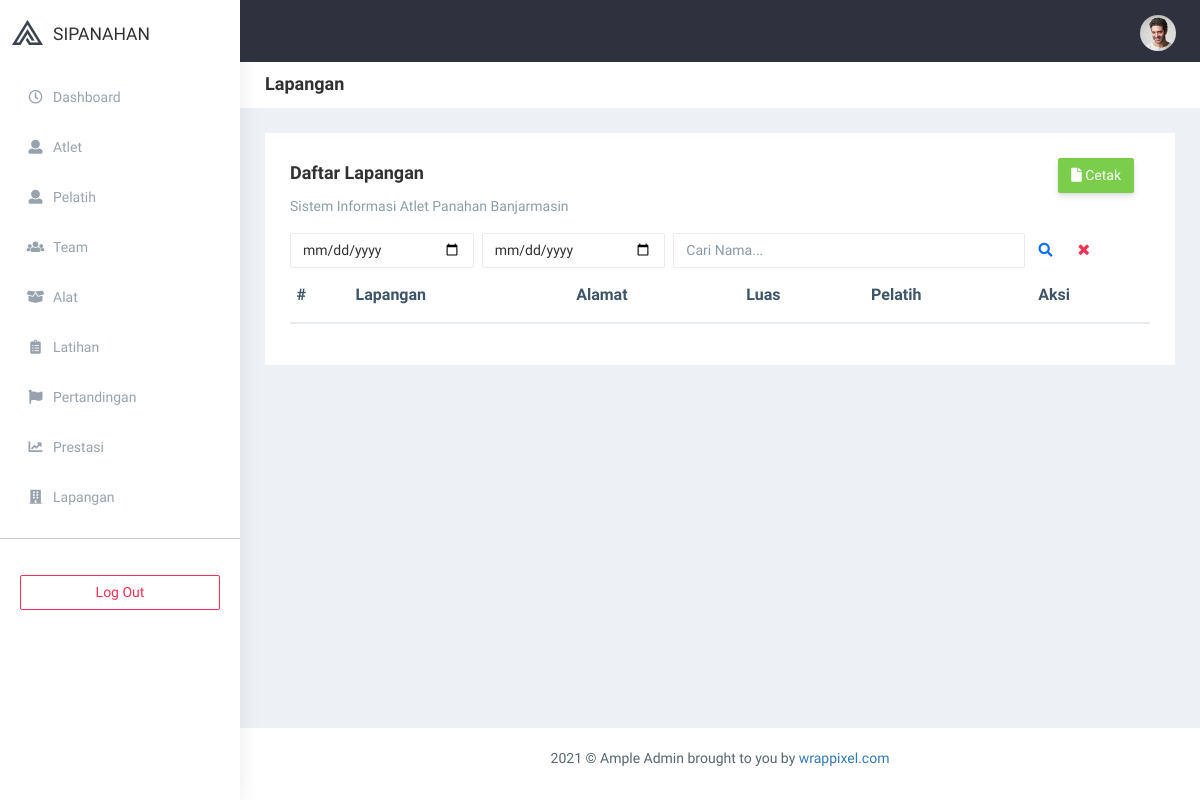
Before: /index.php/lapangan with the older database file.
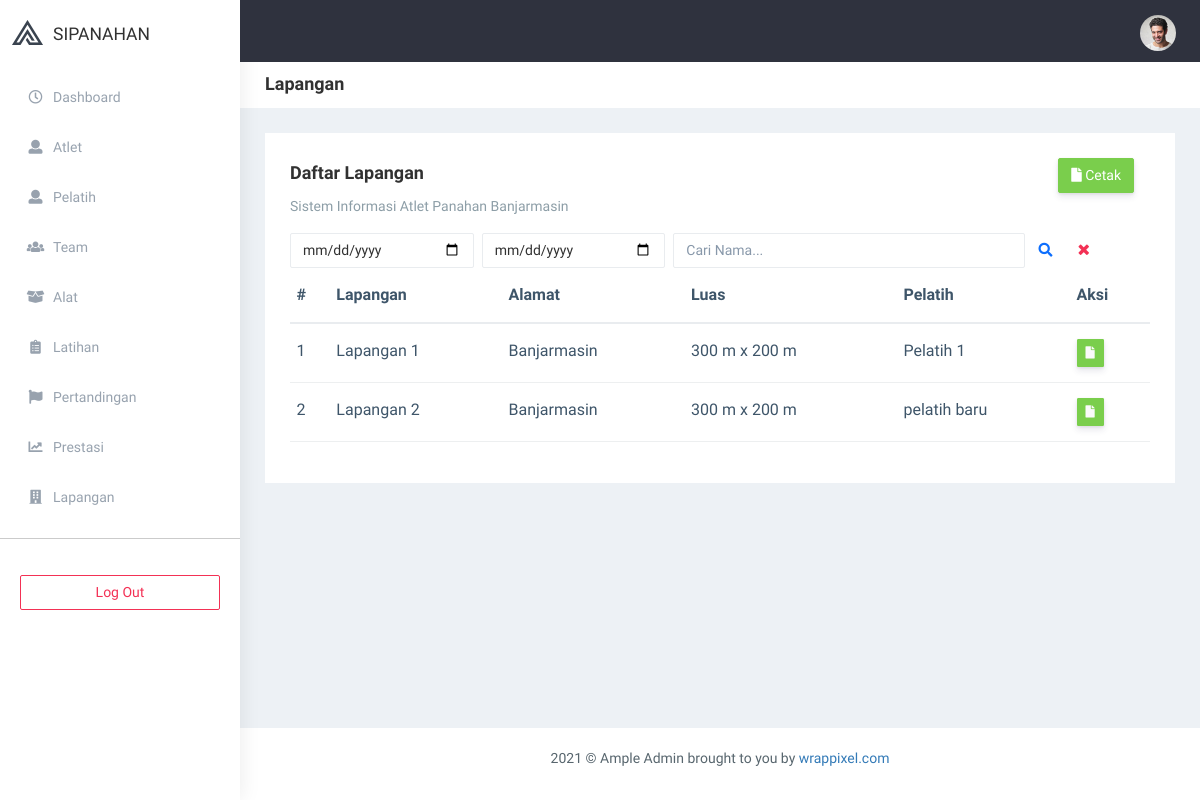
After: the same page with the newer database file.
### tables this page shows
CREATE TABLE `lapangan` (
  `id` int(11) NOT NULL,
  `lapangan` varchar(255) NOT NULL,
  `alamat` text NOT NULL,
  `luas` varchar(255) NOT NULL,
  `user_id` int(11) NOT NULL
);

CREATE TABLE `users` (
  `id` int(11) NOT NULL,
  `nama` varchar(50) NOT NULL,
  `email` varchar(100) NOT NULL,
  `telepon` varchar(255) DEFAULT NULL,
  `alamat` text DEFAULT NULL,
  `username` varchar(100) NOT NULL,
  `password` varchar(255) NOT NULL,
  `level` int(11) NOT NULL,
  `status` int(11) NOT NULL,
  `tim_id` int(11) DEFAULT NULL,
  `image` varchar(100) NOT NULL,
  `reset_password` text DEFAULT NULL
);

### application/controllers/Lapangan.php (called while the page is built, shortened)
<?php
class Lapangan extends CI_Controller {
	function __construct() {
        $this->load->model(['m_app']);
    }
    public function index() {
        $var    = [
            'page'  =>  'admin/lapangan',
            'title' =>  'Lapangan',
            'lapangan'   =>  $this->m_app->getLapangan()->result(),
            'user'  =>  $this->m_app->getAnggota()->result(),
            'tingkat' => ['Kecamatan', 'Kabupaten / Kota', 'Provinsi', 'Nasional'],
        ];
        $this->load->view('layout/admin', $var);
    }
}

### index.php (called while the page is built, shortened)
<?php
require_once BASEPATH.'core/CodeIgniter.php';

### application/models/M_app.php (called while the page is built, shortened)
<?php defined('BASEPATH') OR exit('No direct script access allowed');
class M_app extends CI_Model {
    function getAnggota($var = null, $tim = null) {
        $this->db->select('users.*, tim.id AS tim_id, tim.tim');
        $this->db->from('users');
        $this->db->join('tim', 'tim.id = users.tim_id');
        $this->db->where('level', 3);
        $this->db->order_by('id', 'DESC');
    	return $this->db->get();
    }
    function getKehadiran($var = null, $user_id = null) {
        $this->db->select('kehadiran.*, users.id AS user_id, users.nama, latihan.id AS latihan_id, latihan.tempat');
        $this->db->from('kehadiran');
        if ($var != null) {
            $this->db->where('kehadiran.latihan_id', $var);
        }
        $this->db->order_by('id', 'DESC');
        $this->db->join('users', 'users.id = kehadiran.user_id');
        $this->db->join('latihan', 'latihan.id = kehadiran.latihan_id');
    	return $this->db->get();
    }
    public function getLapangan() {
        $this->db->select('lapangan.*, users.id AS user_id, users.nama');
        $this->db->join('users', 'users.id = lapangan.user_id');
        $this->db->from('lapangan');
        return $this->db->get();
    }
}

### application/views/admin/lapangan.php (the view, shortened to what this page needs)
<div class="row">
    <div class="col-sm-12">
        <div class="white-box">
            <div class="row">
                <div class="col-md-6">
                    <h3 class="box-title">Daftar <?= $title ?></h3>
                    <p class="text-muted">Sistem Informasi Atlet Panahan Banjarmasin</p>
                </div>
                <div class="col-md-6 text-right" >
                    <form role="search" action="<?= site_url('export/prestasi') ?>" method="get" class="">
                        <button type="submit" class="btn btn-success text-white mr-3"><i class="fa fa-file" aria-hidden="true"></i> Cetak</button>
                    </form>
                </div>
                <div class="col-md-12">
                    <form role="search" action="<?php echo site_url('prestasi')?>" method="get" class="app-search d-flex me-5">
                        <input type="date" value="<?php echo (!empty($_GET['a'])) ? $_GET['a'] : '' ?>" name="a" class="form-control mt-0 w-50 mr-2">
                        <input type="date" value="<?php echo (!empty($_GET['b'])) ? $_GET['b'] : '' ?>" name="b" class="form-control mt-0 w-50 mr-2">
                        <input type="text" placeholder="Cari Nama..." value="<?php echo (!empty($_GET['search'])) ? $_GET['search'] : '' ?>" name="search" class="form-control mt-0">
                        <button type="submit" class="btn btn-link"><i class="fa fa-search"></i></button>
                        <a name="" id="" class="btn btn-link text-danger" href="<?php echo site_url('prestasi')?>" role="button"><i class="fa fa-times"></i></a>
                    </form>
                </div>
            </div>
            <div class="table-responsive">
                <table class="table text-nowrap">
                    <thead>
                        <tr>
                            <th class="border-top-0">#</th>
                            <th class="border-top-0">Lapangan</th>
                            <th class="border-top-0">Alamat</th>
                            <th class="border-top-0">Luas</th>
                            <th class="border-top-0">Pelatih</th>
                            <th class="border-top-0">Aksi</th>
                        </tr>
                    </thead>
                    <tbody>
                    <?php foreach ($lapangan as $x => $data):?>
                        <tr>
                            <td><?= $x+1 ?></td>
                            <td><?= $data->lapangan ?></td>
                            <td><?= $data->alamat ?></td>
                            <td><?= $data->luas ?></td>
                            <td><?= $data->nama ?></td>
                            <td>
                                <div class="text-center">
                                    <span>
                                        <a href="<?php echo site_url('export/surat_prestasi/'.$data->id); ?>" >
                                            <button class="btn btn-sm btn-success mr-1" style="float:left;">
                                                <i class="fa fa-file" style="color: #fafafa;"></i>
                                            </button>
                                        </a>
                                    </span>
                                </div>
                            </td>
                        </tr>
                    <?php endforeach; ?>
                    </tbody>
                </table>
            </div>
        </div>
    </div>
</div>

### application/views/layout/admin.php (shortened to what this page needs)
<!DOCTYPE html>
<html dir="ltr" lang="en">
<head>
    <link href="<?= base_url('assets/') ?>plugins/bower_components/chartist/dist/chartist.min.css" rel="stylesheet">
    <link rel="stylesheet" href="<?= base_url('assets/') ?>plugins/bower_components/chartist-plugin-tooltips/dist/chartist-plugin-tooltip.css">
    <link rel="stylesheet" href="<?= base_url('assets/plugins/sweetalert2/sweetalert2.css'); ?>">
    <link rel="stylesheet" href="<?= base_url('assets/plugins/toastr/toastr.min.css')?>">
    <link href="<?= base_url('assets/') ?>bs4/dist/css/bootstrap.min.css" rel="stylesheet">
    <link href="<?= base_url('assets/') ?>css/mycss.css" rel="stylesheet">
    <link href="<?= base_url('assets/') ?>css/style.css" rel="stylesheet">
    <link href="<?= base_url('assets/') ?>css/style.min.css" rel="stylesheet">
</head>
<body>
    <div id="main-wrapper" data-layout="vertical" data-navbarbg="skin5" data-sidebartype="full"
        data-sidebar-position="absolute" data-header-position="absolute" data-boxed-layout="full">
        <header class="topbar" data-navbarbg="skin5">
            <nav class="navbar top-navbar navbar-expand-md navbar-dark">
                <div class="navbar-header" data-logobg="skin6">
                    <a class="navbar-brand" href="<?= site_url('admin/index') ?>">
                        <b class="logo-icon">
                            <img src="<?= base_url('assets/') ?>plugins/images/logo-icon.png" alt="homepage" />
                        </b>
                        <span class="logo-text text-dark mt-1">
                            SIPANAHAN
                        </span>
                    </a>
                </div>
                <div class="navbar-collapse collapse" id="navbarSupportedContent" data-navbarbg="skin5">
                    <ul class="navbar-nav ms-auto d-flex align-items-center">
                        <li>
                            <a class="profile-pic" href="#">
                                <img src="<?= base_url('assets/') ?>plugins/images/users/varun.jpg" alt="user-img" width="36"
                                    class="img-circle"><span class="text-white font-medium"><?= $this->session->nama ?></span></a>
                        </li>
                    </ul>
                </div>
            </nav>
        </header>
        <aside class="left-sidebar" data-sidebarbg="skin6">
            <div class="scroll-sidebar">
                <nav class="sidebar-nav">
                    <ul id="sidebarnav">
                        <li class="sidebar-item pt-2">
                            <a class="sidebar-link waves-effect waves-dark sidebar-link" href="<?= site_url('admin/index') ?>"
                                aria-expanded="false">
                                <i class="far fa-clock" aria-hidden="true"></i>
                                <span class="hide-menu">Dashboard</span>
                            </a>
                        </li>
                        <li class="sidebar-item">
                            <a class="sidebar-link waves-effect waves-dark sidebar-link" href="<?= site_url('user') ?>"
                                aria-expanded="false">
                                <i class="fa fa-user" aria-hidden="true"></i>
                                <span class="hide-menu">Atlet</span>
                            </a>
                        </li>
                        <li class="sidebar-item">
                            <a class="sidebar-link waves-effect waves-dark sidebar-link" href="<?= site_url('user/pelatih') ?>"
                                aria-expanded="false">
                                <i class="fa fa-user" aria-hidden="true"></i>
                                <span class="hide-menu">Pelatih</span>
                            </a>
                        </li>
                        <li class="sidebar-item">
                            <a class="sidebar-link waves-effect waves-dark sidebar-link" href="<?= site_url('tim') ?>"
                                aria-expanded="false">
                                <i class="fa fa-users" aria-hidden="true"></i>
                                <span class="hide-menu">Team</span>
                            </a>
                        </li>
                        <li class="sidebar-item">
                            <a class="sidebar-link waves-effect waves-dark sidebar-link" href="<?= site_url('alat') ?>"
                                aria-expanded="false">
                                <i class="fa fa-box-open" aria-hidden="true"></i>
                                <span class="hide-menu">Alat</span>
                            </a>
                        </li>
                        <li class="sidebar-item">
                            <a class="sidebar-link waves-effect waves-dark sidebar-link" href="<?= site_url('latihan') ?>"
                                aria-expanded="false">
                                <i class="fa fa-clipboard-list" aria-hidden="true"></i>
                                <span class="hide-menu">Latihan</span>
                            </a>
                        </li>
                        <li class="sidebar-item">
                            <a class="sidebar-link waves-effect waves-dark sidebar-link" href="<?= site_url('pertandingan') ?>"
                                aria-expanded="false">
                                <i class="fa fa-flag" aria-hidden="true"></i>
                                <span class="hide-menu">Pertandingan</span>
                            </a>
                        </li>
                        <li class="sidebar-item">
                            <a class="sidebar-link waves-effect waves-dark sidebar-link" href="<?= site_url('prestasi') ?>"
                                aria-expanded="false">
                                <i class="fa fa-chart-line" aria-hidden="true"></i>
                                <span class="hide-menu">Prestasi</span>
                            </a>
                        </li>
                        <li class="sidebar-item">
                            <a class="sidebar-link waves-effect waves-dark sidebar-link" href="<?= site_url('lapangan') ?>"
                                aria-expanded="false">
                                <i class="fa fa-building" aria-hidden="true"></i>
                                <span class="hide-menu">Lapangan</span>
                            </a>
                        </li>
                        <hr>
                        <li class="text-center p-20 upgrade-btn">
                            <a href="<?= site_url('auth/logout') ?>"
                                class="btn d-grid btn-outline-danger" target="">
                                Log Out</a>
                        </li>
                    </ul>
                </nav>
            </div>
        </aside>
        <div class="page-wrapper">
            <div class="page-breadcrumb bg-white">
                <div class="row align-items-center">
                    <div class="col-lg-3 col-md-4 col-sm-4 col-xs-12">
                        <h4 class="page-title"><?= $title ?></h4>
                    </div>
                </div>
            </div>
            <div class="container-fluid">
                <?php $this->load->view('layout/alert') ?>
                <?php $this->load->view($page) ?>
            </div>
            <footer class="footer text-center"> 2021 © Ample Admin brought to you by <a
                    href="https://www.wrappixel.com/">wrappixel.com</a>
            </footer>
        </div>
    </div>
</body>
</html>

Changed rows visible on the page:
added lapangan: lapangan "Lapangan 1", alamat "Banjarmasin", luas "300 m x 200 m", user.nama "Pelatih 1"
added lapangan: lapangan "Lapangan 2", alamat "Banjarmasin", luas "300 m x 200 m", user.nama "pelatih baru"
